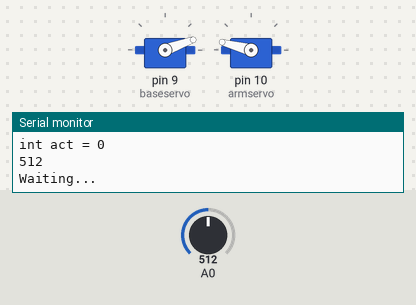
Bench run of a sketch on a simulated Arduino Uno, built with avr-gcc and run on an emulated ATmega328P. On the bench: 2 × servo, the last lines printed to the serial monitor. The inputs (shaded band) are chosen by the test bench; at power-on: A0 = 512.

Above: at 1.2 s.
1.3 s: A0 set to 1005
2.8 s: A0 set to 1023
At 6.2 s:
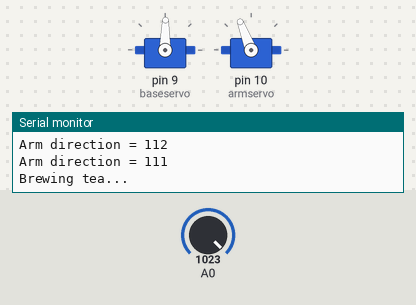
At 8.0 s:
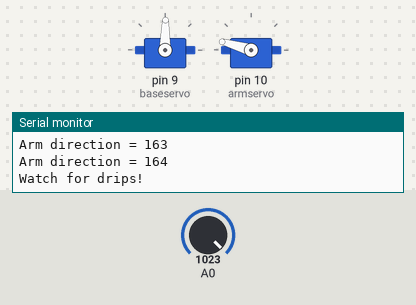
Timing chart, 0 to 11.8 s (numbered marks = the images above; inputs shaded):
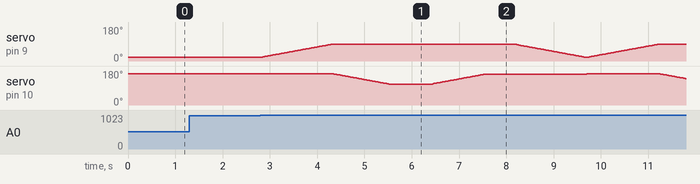

Measured:
- the behaviour switches between 1022 and 1023 on A0 (found by bisection; images 0 and 1)

The sketch:

Tea_Crane.ino
```cpp
/*
 * written by Andrew Hooke
 * 4/29/19 -
 *
 * Servo connections:
 * Brown: ground
 * Red: 5v
 * Orange: input pin
 */

#include <Servo.h>

// the base servo - controls the direction of the crane
Servo baseservo;
int base;
int bhome = 20; // grove street, home
int bmug = 90; // position of mug
int bpos = 20; // same as bhome, this changes throughout program

// the arm servo - controls the arm of the crane/dipper mech
Servo armservo;
int arm;
int ahome = 165; // grove street, home
int adip = 110; // read directly above
int apos = 165; // same as apos, this changes throughout program

// activation and how the program gets started
int act = 0;
int button = 0;

void setup() {

	baseservo.attach(9); // base servo connects to pin ~9
	armservo.attach(10); // arm servo connects to pin ~10
  baseservo.write(bhome); // base servo moves to home position
  armservo.write(ahome); // arm servo moves to home position
	Serial.begin(9600); // for troubleshooting - any Serial commands are purely for troubleshooting

}

void loop() {

  Serial.print("int act = ");
  Serial.println(act);

// init facing user
	baseservo.write(bhome);
  button = analogRead(0);
  Serial.println(button);
// waiting for input (not really waiting)
	if (button > 1022) // since we are using an analog input for the button, the value must be > 1022, rather than 'high' or 'low'. This is more precise.
	{
    Serial.println(button);
		act = 1;
    Serial.println(act);
	}

// now the program starts
  if (act == 0)
  {
    Serial.println("Waiting..."); // waiting for button to be pressed
    delay(100);
  }
	if (act == 1) // button is now pressed
	{
		for (bpos = bhome; bpos < bmug; bpos++) // gradually points the crane assembly towards the mug - changes bpos and writes servo to variable
		{
      Serial.print("Base direction = ");
      Serial.println(bpos);
			baseservo.write(bpos); // resets base
      armservo.write(apos); // resets arm
			delay(10); // change delay so it makes sense
		}

// the crane is now at the mug

		for (apos = ahome; apos > adip; apos--) // gradually dips - changes apos and writes servo to variable
		{
      Serial.print("Arm direction = ");
      Serial.println(apos);
			armservo.write(apos);
			delay(10); // change delay so it makes sense
		}

// the teabag is dipped

    Serial.println("Brewing tea...");
		delay(900); // change delay to whatever the brewing time is (90 seconds, 90000 milliseconds is typical)

// mmm brewtime

    for (apos = adip; apos < ahome; apos++) // gradually raises
    {
      Serial.print("Arm direction = ");
      Serial.println(apos);
      armservo.write(apos);
      delay(10); // change delay so it makes sense
    }

// arm returned to home position

    Serial.println("Watch for drips!");
    delay (600);

// waits for drips

    for (bpos = bmug; bpos > bhome; bpos--) // gradually points the crane assembly back to home/driptray.
    {
      Serial.print("Base direction = ");
      Serial.println(bpos);
      baseservo.write(bpos);
      delay(10); // change delay so it makes sense
    }

// assembly now back at home

    act = 0; // this makes it so the program won't run again until the button is pressed
    Serial.println("Tea is ready");

	}


	}
```
